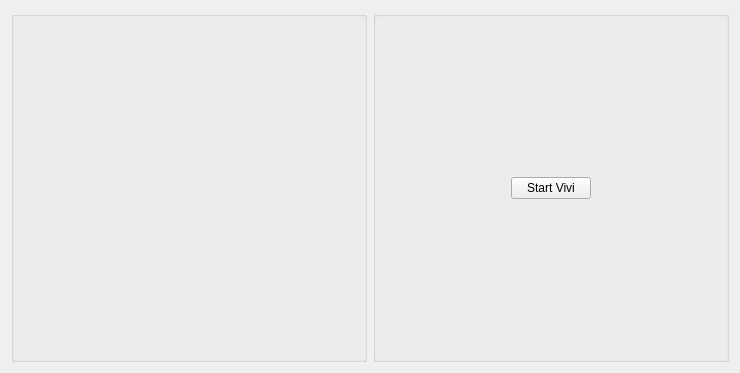
<?xml version="1.0" encoding="UTF-8"?>
<ui version="4.0">
 <class>device_dialog</class>
 <widget class="QWidget" name="device_dialog">
  <property name="geometry">
   <rect>
    <x>0</x>
    <y>0</y>
    <width>740</width>
    <height>373</height>
   </rect>
  </property>
  <property name="sizePolicy">
   <sizepolicy hsizetype="Minimum" vsizetype="Minimum">
    <horstretch>0</horstretch>
    <verstretch>0</verstretch>
   </sizepolicy>
  </property>
  <property name="minimumSize">
   <size>
    <width>740</width>
    <height>373</height>
   </size>
  </property>
  <property name="windowTitle">
   <string>Form</string>
  </property>
  <layout class="QHBoxLayout" name="horizontalLayout" stretch="1,1">
   <item>
    <widget class="QGroupBox" name="group_logo">
     <property name="title">
      <string/>
     </property>
     <property name="flat">
      <bool>true</bool>
     </property>
    </widget>
   </item>
   <item>
    <widget class="QGroupBox" name="group_dev">
     <property name="title">
      <string/>
     </property>
     <property name="flat">
      <bool>true</bool>
     </property>
     <layout class="QVBoxLayout" name="layout_dev" stretch="0">
      <property name="spacing">
       <number>12</number>
      </property>
      <property name="leftMargin">
       <number>0</number>
      </property>
      <property name="topMargin">
       <number>0</number>
      </property>
      <property name="rightMargin">
       <number>0</number>
      </property>
      <property name="bottomMargin">
       <number>0</number>
      </property>
      <item alignment="Qt::AlignHCenter">
       <widget class="QPushButton" name="PB_start_main">
        <property name="text">
         <string>Start Vivi</string>
        </property>
       </widget>
      </item>
     </layout>
    </widget>
   </item>
  </layout>
 </widget>
 <resources/>
 <connections/>
</ui>
